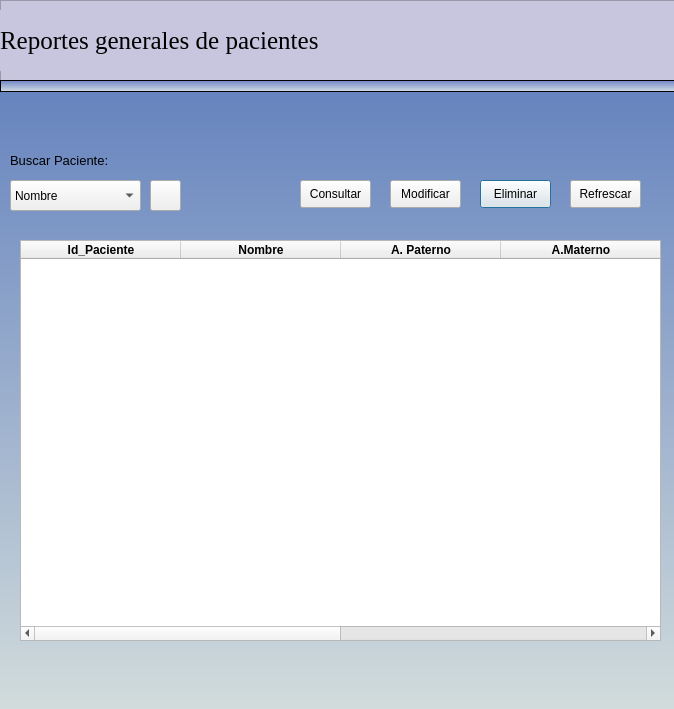
<?xml version="1.0" encoding="UTF-8"?>
<ui version="4.0">
 <class>Consultar_Pacientes</class>
 <widget class="QDialog" name="Consultar_Pacientes">
  <property name="geometry">
   <rect>
    <x>0</x>
    <y>0</y>
    <width>674</width>
    <height>709</height>
   </rect>
  </property>
  <property name="minimumSize">
   <size>
    <width>674</width>
    <height>683</height>
   </size>
  </property>
  <property name="maximumSize">
   <size>
    <width>674</width>
    <height>883</height>
   </size>
  </property>
  <property name="windowTitle">
   <string>Consulatar Terapeuta</string>
  </property>
  <widget class="QPushButton" name="btnEliminar">
   <property name="geometry">
    <rect>
     <x>480</x>
     <y>180</y>
     <width>71</width>
     <height>28</height>
    </rect>
   </property>
   <property name="text">
    <string>Eliminar</string>
   </property>
  </widget>
  <widget class="QPushButton" name="btnConsultar">
   <property name="geometry">
    <rect>
     <x>300</x>
     <y>180</y>
     <width>71</width>
     <height>28</height>
    </rect>
   </property>
   <property name="text">
    <string>Consultar</string>
   </property>
  </widget>
  <widget class="QPushButton" name="btnModificar">
   <property name="geometry">
    <rect>
     <x>390</x>
     <y>180</y>
     <width>71</width>
     <height>28</height>
    </rect>
   </property>
   <property name="text">
    <string>Modificar</string>
   </property>
  </widget>
  <widget class="QLabel" name="label_2">
   <property name="geometry">
    <rect>
     <x>10</x>
     <y>130</y>
     <width>481</width>
     <height>61</height>
    </rect>
   </property>
   <property name="font">
    <font>
     <pointsize>10</pointsize>
    </font>
   </property>
   <property name="text">
    <string>Buscar Paciente: </string>
   </property>
  </widget>
  <widget class="QFrame" name="frame">
   <property name="geometry">
    <rect>
     <x>0</x>
     <y>0</y>
     <width>681</width>
     <height>81</height>
    </rect>
   </property>
   <property name="styleSheet">
    <string notr="true">background-color: rgb(200, 198, 223);</string>
   </property>
   <property name="frameShape">
    <enum>QFrame::StyledPanel</enum>
   </property>
   <property name="frameShadow">
    <enum>QFrame::Raised</enum>
   </property>
   <widget class="QLabel" name="label_3">
    <property name="geometry">
     <rect>
      <x>0</x>
      <y>10</y>
      <width>481</width>
      <height>61</height>
     </rect>
    </property>
    <property name="font">
     <font>
      <family>Times New Roman</family>
      <pointsize>19</pointsize>
      <weight>9</weight>
      <italic>false</italic>
      <bold>false</bold>
     </font>
    </property>
    <property name="styleSheet">
     <string notr="true">
font: 75 19pt &quot;Times New Roman&quot;;</string>
    </property>
    <property name="text">
     <string>Reportes generales de pacientes</string>
    </property>
   </widget>
   <widget class="QLabel" name="label_23">
    <property name="geometry">
     <rect>
      <x>580</x>
      <y>10</y>
      <width>71</width>
      <height>71</height>
     </rect>
    </property>
    <property name="font">
     <font>
      <pointsize>10</pointsize>
     </font>
    </property>
    <property name="styleSheet">
     <string notr="true">image: url(:/newPrefix/paciente.png);</string>
    </property>
    <property name="text">
     <string/>
    </property>
   </widget>
  </widget>
  <widget class="QLabel" name="label">
   <property name="geometry">
    <rect>
     <x>0</x>
     <y>80</y>
     <width>681</width>
     <height>631</height>
    </rect>
   </property>
   <property name="minimumSize">
    <size>
     <width>10</width>
     <height>10</height>
    </size>
   </property>
   <property name="styleSheet">
    <string notr="true">background-color: qlineargradient(spread:pad, x1:0, y1:1, x2:0, y2:0, stop:0 rgba(210, 220, 220), stop:1 rgba(100, 130, 190));

</string>
   </property>
   <property name="text">
    <string/>
   </property>
  </widget>
  <widget class="QFrame" name="frame_2">
   <property name="geometry">
    <rect>
     <x>0</x>
     <y>80</y>
     <width>681</width>
     <height>12</height>
    </rect>
   </property>
   <property name="maximumSize">
    <size>
     <width>16777215</width>
     <height>14</height>
    </size>
   </property>
   <property name="styleSheet">
    <string notr="true">background-color: qlineargradient(spread:pad, x1:0, y1:1, x2:0, y2:0, stop:0 rgba(214, 225, 229), stop:1 rgba(109, 130, 198));
</string>
   </property>
   <property name="frameShape">
    <enum>QFrame::StyledPanel</enum>
   </property>
   <property name="frameShadow">
    <enum>QFrame::Raised</enum>
   </property>
  </widget>
  <widget class="QPushButton" name="btnBuscarpaciente">
   <property name="geometry">
    <rect>
     <x>150</x>
     <y>180</y>
     <width>31</width>
     <height>31</height>
    </rect>
   </property>
   <property name="text">
    <string/>
   </property>
   <property name="icon">
    <iconset resource="images/image.qrc">
     <normaloff>:/newPrefix/lupa.png</normaloff>:/newPrefix/lupa.png</iconset>
   </property>
  </widget>
  <widget class="QComboBox" name="cbfiltrar">
   <property name="geometry">
    <rect>
     <x>10</x>
     <y>180</y>
     <width>131</width>
     <height>31</height>
    </rect>
   </property>
   <item>
    <property name="text">
     <string>Nombre</string>
    </property>
   </item>
  </widget>
  <widget class="QTableWidget" name="tableView_2">
   <property name="geometry">
    <rect>
     <x>20</x>
     <y>240</y>
     <width>641</width>
     <height>401</height>
    </rect>
   </property>
   <property name="minimumSize">
    <size>
     <width>200</width>
     <height>200</height>
    </size>
   </property>
   <property name="focusPolicy">
    <enum>Qt::NoFocus</enum>
   </property>
   <property name="editTriggers">
    <set>QAbstractItemView::NoEditTriggers</set>
   </property>
   <property name="dragEnabled">
    <bool>false</bool>
   </property>
   <property name="rowCount">
    <number>0</number>
   </property>
   <property name="columnCount">
    <number>6</number>
   </property>
   <attribute name="horizontalHeaderDefaultSectionSize">
    <number>160</number>
   </attribute>
   <column>
    <property name="text">
     <string>Id_Paciente</string>
    </property>
    <property name="font">
     <font>
      <weight>75</weight>
      <bold>true</bold>
     </font>
    </property>
   </column>
   <column>
    <property name="text">
     <string>Nombre</string>
    </property>
    <property name="font">
     <font>
      <weight>75</weight>
      <bold>true</bold>
     </font>
    </property>
    <property name="textAlignment">
     <set>AlignCenter</set>
    </property>
    <property name="background">
     <color>
      <red>85</red>
      <green>255</green>
      <blue>127</blue>
     </color>
    </property>
   </column>
   <column>
    <property name="text">
     <string>A. Paterno</string>
    </property>
    <property name="font">
     <font>
      <weight>75</weight>
      <bold>true</bold>
     </font>
    </property>
    <property name="textAlignment">
     <set>AlignCenter</set>
    </property>
    <property name="background">
     <color>
      <red>255</red>
      <green>248</green>
      <blue>53</blue>
     </color>
    </property>
   </column>
   <column>
    <property name="text">
     <string>A.Materno</string>
    </property>
    <property name="font">
     <font>
      <weight>75</weight>
      <bold>true</bold>
     </font>
    </property>
    <property name="textAlignment">
     <set>AlignCenter</set>
    </property>
    <property name="background">
     <color>
      <red>0</red>
      <green>170</green>
      <blue>127</blue>
     </color>
    </property>
   </column>
   <column>
    <property name="text">
     <string>Fecha de Nacimiento</string>
    </property>
    <property name="font">
     <font>
      <weight>75</weight>
      <bold>true</bold>
     </font>
    </property>
    <property name="textAlignment">
     <set>AlignCenter</set>
    </property>
    <property name="background">
     <color>
      <red>255</red>
      <green>170</green>
      <blue>0</blue>
     </color>
    </property>
   </column>
   <column>
    <property name="text">
     <string>Tutor</string>
    </property>
    <property name="font">
     <font>
      <weight>75</weight>
      <bold>true</bold>
     </font>
    </property>
    <property name="textAlignment">
     <set>AlignCenter</set>
    </property>
    <property name="background">
     <color>
      <red>255</red>
      <green>0</green>
      <blue>0</blue>
     </color>
    </property>
   </column>
  </widget>
  <widget class="QPushButton" name="btnRefrescar">
   <property name="geometry">
    <rect>
     <x>570</x>
     <y>180</y>
     <width>71</width>
     <height>28</height>
    </rect>
   </property>
   <property name="text">
    <string>Refrescar</string>
   </property>
  </widget>
  <zorder>label</zorder>
  <zorder>btnEliminar</zorder>
  <zorder>btnConsultar</zorder>
  <zorder>btnModificar</zorder>
  <zorder>label_2</zorder>
  <zorder>frame</zorder>
  <zorder>frame_2</zorder>
  <zorder>btnBuscarpaciente</zorder>
  <zorder>cbfiltrar</zorder>
  <zorder>tableView_2</zorder>
  <zorder>btnRefrescar</zorder>
 </widget>
 <resources>
  <include location="images/image.qrc"/>
 </resources>
 <connections/>
</ui>
